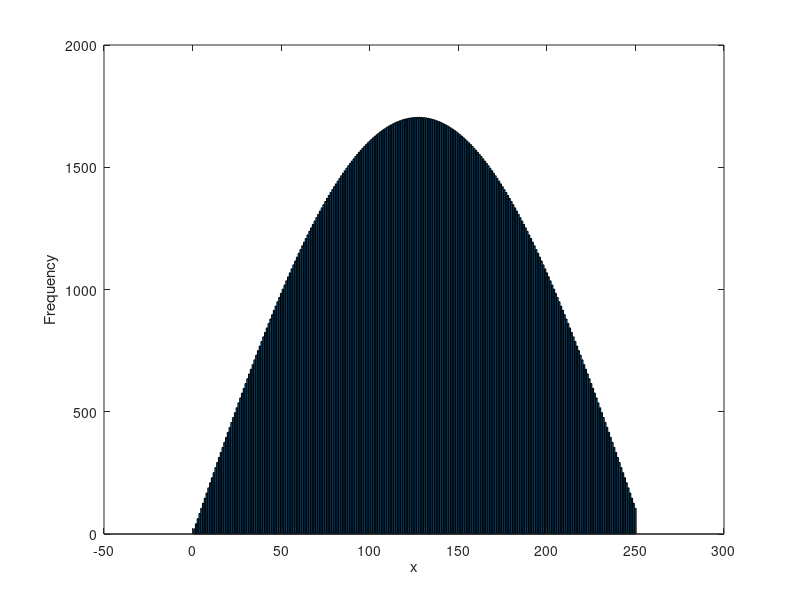
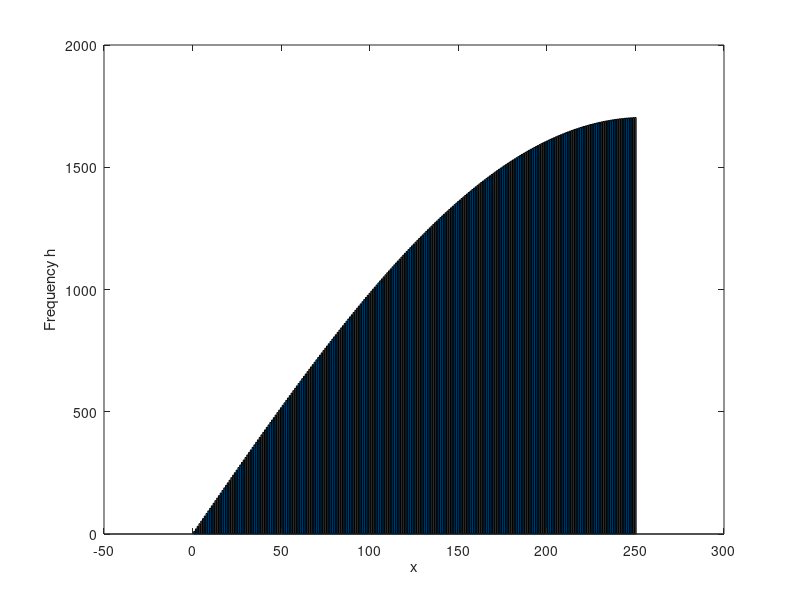

Reproduce these figures in MATLAB, in order.

%y H(D)=1704sin(πD/ 255)
x=0:250;
y = 1704*sin(pi*x/255);
nbins = 25;
bar(x,y);
xlabel('x');
ylabel('Frequency');

%if we want to make it monotonic, we must move it to right, which is as
%shown below

figure;

h = 1704*sin(pi*x/255/2);

bar(x,h);
xlabel('x');
ylabel('Frequency h');
